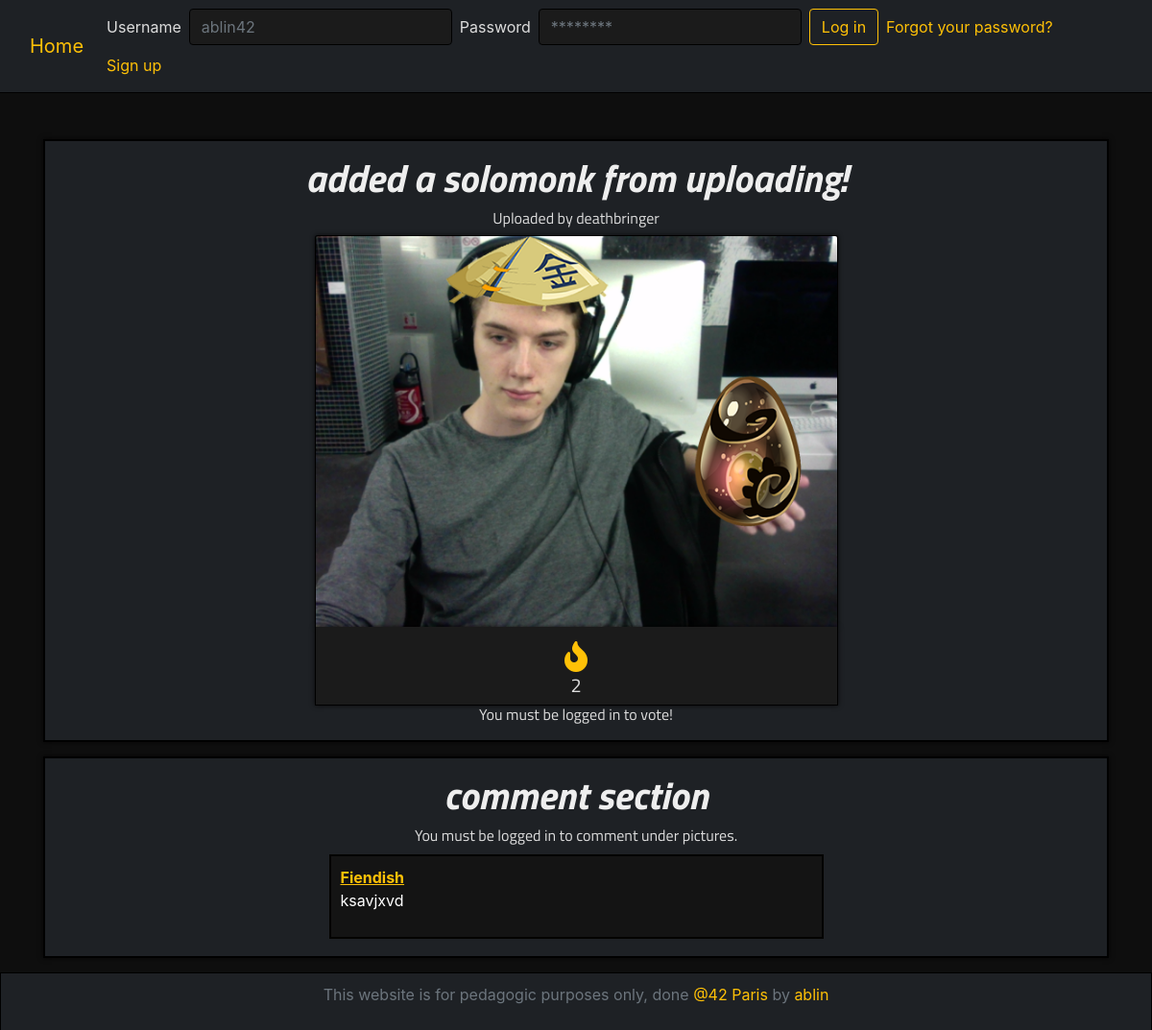
Page /image?id=87 on the earlier database version.
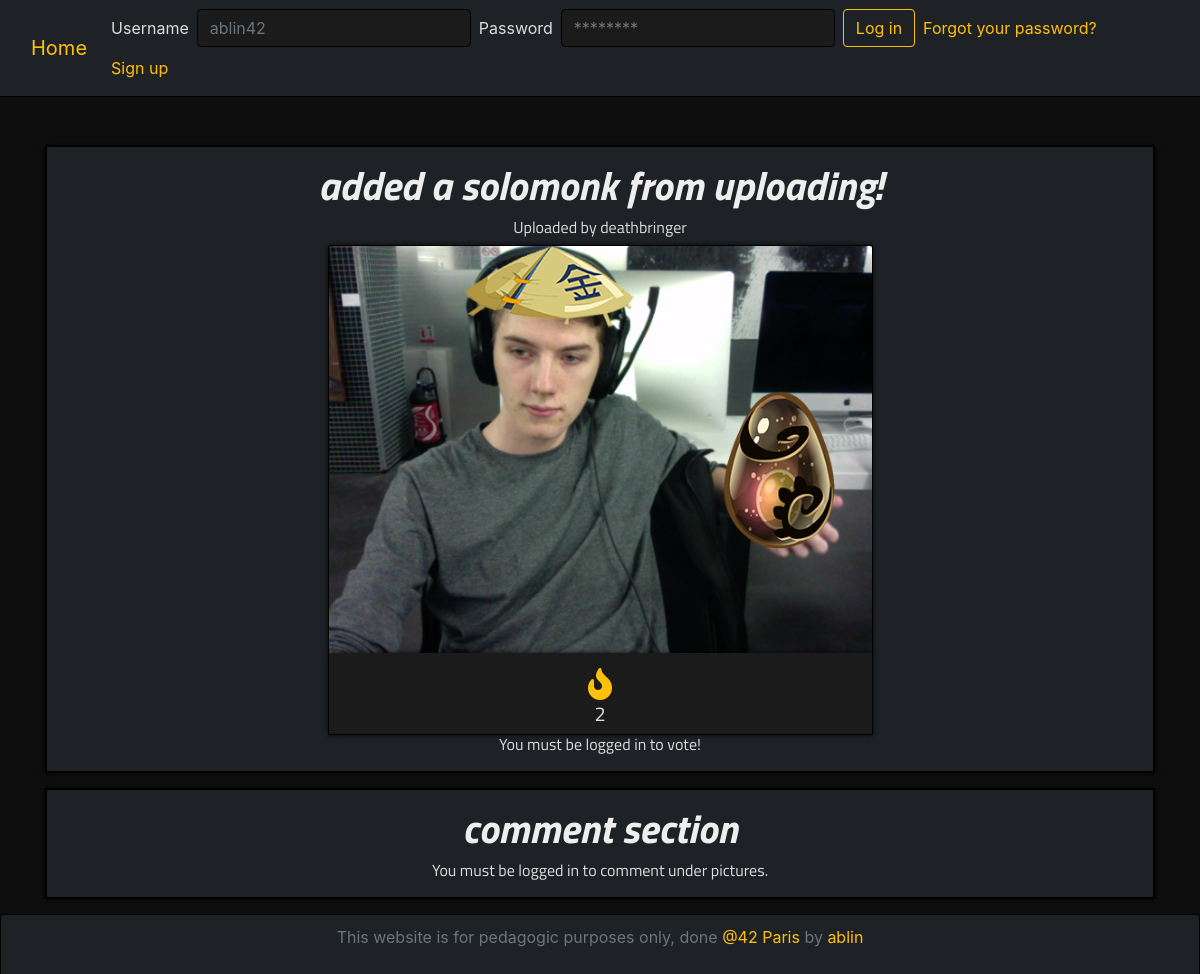
Same page on the later database version.
### tables this page shows
CREATE TABLE `image` (
  `id` int(11) NOT NULL,
  `id_user` int(11) NOT NULL DEFAULT '0' COMMENT 'ID de l''user qui a upload l''image',
  `path` varchar(255) NOT NULL DEFAULT '/Camagru/images/',
  `name` varchar(64) DEFAULT NULL,
  `date` datetime NOT NULL,
  `nb_like` int(11) NOT NULL DEFAULT '0'
);

CREATE TABLE `user` (
  `id` int(11) NOT NULL,
  `username` varchar(30) NOT NULL,
  `password` varchar(255) NOT NULL,
  `email` varchar(255) NOT NULL,
  `password_token` varchar(128) DEFAULT NULL,
  `mail_token` varchar(128) DEFAULT NULL,
  `confirmed_token` datetime DEFAULT NULL,
  `mail_notify` tinyint(1) NOT NULL DEFAULT '1',
  `infinite_scroll` tinyint(1) NOT NULL DEFAULT '1'
);

CREATE TABLE `comment` (
  `id` int(11) NOT NULL,
  `id_img` int(11) NOT NULL COMMENT 'id of the img being commented',
  `id_user` int(11) NOT NULL COMMENT 'id of the user commenting',
  `content` varchar(255) NOT NULL,
  `date` datetime NOT NULL
);

### class/autoloader.php (called while the page is built, shortened)
<?php
class autoloader
{
    static function autoload($class_name)
    {
        if (strpos($class_name, __NAMESPACE__ . '\\') == 0)
        {
            $class_name = str_replace(__NAMESPACE__ . '\\', '', $class_name);
        }
    }
}

### class/database.php (called while the page is built, shortened)
<?php
class database
{
    private $db_user;
    private $db_pass;
    private $dsn;
    private $pdo;
    private static $_instance;
    public function __construct($db_name, $db_host = "localhost", $db_user = "root", $db_pass = "root42")
    {
        $this->db_user = $db_user;
        $this->db_pass = $db_pass;
        $this->dsn = "mysql:dbname={$db_name};host={$db_host}";
    }
    public static function getInstance($db_name)
    {
        if (is_null(self::$_instance))
            self::$_instance = new database($db_name);
        return self::$_instance;
    }
    private function getPDO()
    {
        if ($this->pdo === null)
        {
            $pdo = new PDO($this->dsn, $this->db_user, $this->db_pass);
            $pdo->setAttribute(PDO::ATTR_ERRMODE, PDO::ERRMODE_EXCEPTION);
            $this->pdo = $pdo;
        }
        return $this->pdo;
    }
    public function prepare($statement, $attributes, $one = false, $class_name = null)
    {
        $req = $this->getPDO()->prepare($statement);
        $req->execute($attributes);
        if (strpos($statement, "SELECT") !== false)
        {
            if ($class_name === null)
                $req->setFetchMode(PDO::FETCH_OBJ);
            else
                $req->setFetchMode(PDO::FETCH_CLASS, $class_name);
            if ($one)
                $data = $req->fetch();
            else
                $data = $req->fetchAll();
            return $data;
        }
    }
}

### image.php (the view, shortened to what this page needs)
<!DOCTYPE html>
<html lang="en">
<head>
    <link rel="stylesheet" href="style/bootstrap.css">
    <link rel="stylesheet" href="style/style.css">
    <link rel="stylesheet" href="https://use.fontawesome.com/releases/v5.5.0/css/all.css">
</head>
<body>
<?php
require_once("includes/header.php");
$db = database::getInstance('camagru');
$attributes['id'] = $_GET['id'];
$req = $db->prepare("SELECT * FROM `image` LEFT JOIN `user` ON image.id_user = user.id WHERE image.id = :id", $attributes);
?>
<div class="container mt-5 small-page-wrapper">
    <div class="wrapper col-12 p-2" style="text-align: center;">
        <?php
        foreach($req as $item)
        {
            echo "<h1>$item->name</h1>";
            echo "<h6>Uploaded by $item->username</h6>";
        }?>
        <div class="img-page-wrapper col-6 offset-3">
            <?php foreach($req as $item)
            {
                echo "<img alt=\"{$item->name}\" class=\"img-page col-12\" src=\"{$item->path}\">";
            }?>
        </div>
        <div class="polaroid col-6 offset-3">
            <i id="like-fire" class="fas fa-fire fa-2x like-count"></i>
            <h5 id="nb_like">
                <?php foreach($req as $item)
                    echo $item->nb_like;
                ?>
            </h5>
        </div>
        <?php if (!isset($_SESSION['id'])) {echo "<h6>You must be logged in to vote!</h6>";} ?>
    </div>
    <div class="wrapper col-12 p-2">
        <h1>comment section</h1>
        <div class="col-6 offset-3">
            <?php
                if (isset($_SESSION['logged']) && isset($_SESSION['username']))
                {
                    echo "<form onsubmit=\"return submitForm(this, 'post_comment');\" name=\"comment\" class=\"my-2 my-lg-0\" method=\"post\">";
                    echo $form->textarea('comment', 'comment', "form-control", "3", "50", "Your comment here... Be nice...", 255);
                    echo $form->hidden('id_img', $attributes['id'], 'id_img');
                    echo $form->submit('submit_comment', 'submit_comment', 'btn btn-outline-warning btn-sign-in', 'Send');
                    echo "</form>";
                }
                else
                    echo "<h6>You must be logged in to comment under pictures.</h6>";
            ?>
        </div>
        <div class="col-6 offset-3" id="comments">
            <?php require_once("utils/fetch_comments.php");?>
        </div>
    </div>
</div>
<?php require_once("includes/footer.php");?>
</body>
</html>

### utils/fetch_comments.php (shortened to what this page needs)
<?php
$db = database::getInstance('camagru');
$req = $db->prepare("SELECT comment.id AS id_com, content, username FROM `comment` LEFT JOIN `user` ON comment.id_user = user.id WHERE comment.id_img = :id ORDER BY `date` DESC", $attributes);
foreach($req as $item)
{
    echo "<div class=\"comment\" id=\"{$item->id_com}\">";
    echo "<b class='com-username'>{$item->username}</b>";
    echo "<p class='com-content'>{$item->content}</p>";
    echo "</div>";
}

Differences in the rows shown:
removed comment: id_user.username "Fiendish", content "ksavjxvd"
